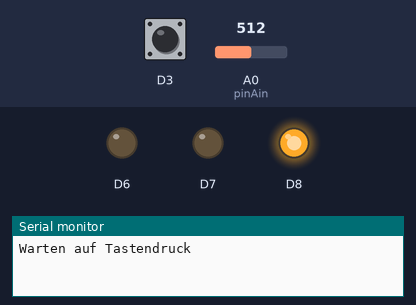
Simulated run of this sketch. Board: ESP8266 (Wemos D1 mini). On the bench: output pins drawn as LEDs (lit = HIGH), the last lines printed to the serial monitor. The test bench sets the inputs (shaded band); at power-on: D3 HIGH, A0 (pinAin) = 512.

Above: at 1.2 s.
1.3 s: D3 driven LOW
At 2.6 s:
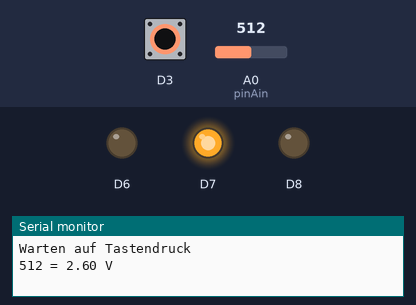
At 4.1 s:
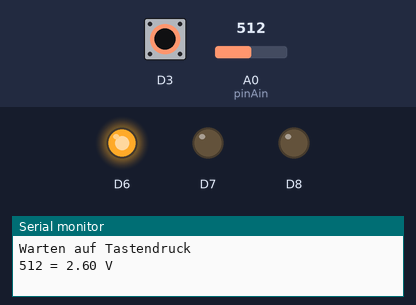
4.3 s: D3 pulsed HIGH 5 times (0.12 s each, 0.3 s apart)
At 6.4 s:
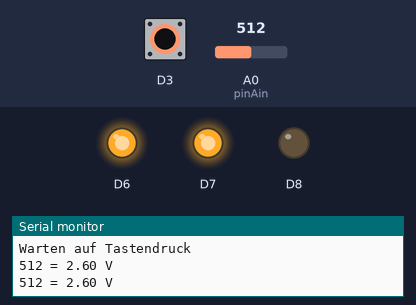
Timing chart, 0 to 8.8 s (numbered marks = the images above; inputs shaded):
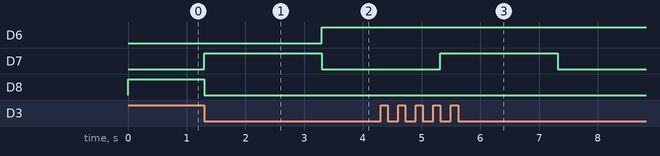

The sketch:

D1_oop22_powerOff_ain_buttonD3.ino
```cpp
//_____D1_oop22_powerOff_ain_buttonD3.ino_____171021-171021_____
// Hardware:
// (1) WeMos D1 mini
// (2) D1_OnOff shield
// (3) D1 mini 1-button shield
// *****Function of D1_OnOff shield*****************************
// When the SET button S1 on D1_OnOff shield is pressed,
// a bipolar relay is set and the power remains switched on even
// when button S1 is released [pin D6 must be switched off (0)].
// The LED lights red.
// When button D3 is pressed, the supply voltage is measured,
// sent to Serial and supply voltage is switched off.
// Important: supply voltage by D1_OnOff shield! (Not by USB)

#include "D1_class_Din.h"
#include "D1_class_Dout.h"
Din   pin_button(D3);             // Button for power off
Dout  pin_relay(D6);              // D6=1: reset relay (off)
Dout  led_green(D7);              // green led @ D1_OnOff shield
Dout  led_red(D8);                // red led @ D1_OnOff shield
const int pinAin=A0;              // analog input pin
const float ain_x2=1023, ain_y2=5.195, ain_x1=0, ain_y1=0;
const float ain_k=(ain_y2-ain_y1)/(ain_x2-ain_x1);
const float ain_d=(ain_x2*ain_y1-ain_x1*ain_y2)/(ain_x2-ain_x1);

//_____setup____________________________________________________
void setup()
{
 //-----init output pins----------------------------------------
 pin_relay.off();                 // let relay be set (external)
 led_green.off();                 // +
 led_red.on();                    // + led = red
 //-----init Serial---------------------------------------------
 Serial.begin(9600); Serial.println("\nWarten auf Tastendruck");
}

//_____main loop________________________________________________
void loop()
{
 if(pin_button.is_falling_edge())
 {
  led_green.on();                  // + led = green
  led_red.off();                   // +
  //-----read analog in, convert to voltage and send to Serial--
  int ain1023=analogRead(pinAin);  // analog in value (0..1023)
  float voltage=ain_k*ain1023 + ain_d;
  String s1=String(ain1023)+" = "+String(voltage)+" V";
  Serial.println(s1);             // send to Serial
  delay(2000);                    // wait 2sec
  //-----turn power off-----------------------------------------
  pin_relay.on();                 // reset relay (power off)
  led_green.off();                // led = off
  led_red.off();                  // led = off
  delay(2000);                    // just for safety reasons
 }
}
```

D1_class_Din.h
```cpp
//_____D1_class_Din.h_________________________170402-170402_____
// D1 mini class for digital input e.g. a button.
//    Default is D3 (=GPIO0)
#ifndef D1_CLASS_DIN_H
#define D1_CLASS_DIN_H

class Din {
private:
 void setup(int num);
 int din_num;
 int din_old;
 int last_edge;

public:
 Din();
 Din(int num);
 int  get(void);
 bool isPressed(void);
 bool is_falling_edge(void);
 bool is_rising_edge(void);
};

//_____constructor (default button is D3)_______________________
Din::Din() { setup(D3); }

//_____constructor with button number (=GPIO)___________________
Din::Din(int num) { setup(num); }

//_____setup io_________________________________________________
void Din::setup(int num)
{
 din_num=num;                     // set input number
 pinMode(din_num, INPUT);         // set io to input
 din_old=this->get();             // get first value
 last_edge=0;                     // 0=no, 1=rising, 2=falling
}

//_____get input value__________________________________________
int Din::get(void) {
 int val_ = digitalRead(din_num);
 if((val_==1)&&(din_old==0)) last_edge=1;
 if((val_==0)&&(din_old==1)) last_edge=2;
 din_old=val_;
 return val_;
}

//_____get input value and return true, if button pressed (0V)__
bool Din::isPressed(void) {
 if(this->get()==0) return true;
 return false;
}

//_____detect button pressed____________________________________
bool Din::is_falling_edge(void)
{
 this->get();
 if(last_edge==2) { last_edge=0; return true; }
 return false;
}

//_____detect button released___________________________________
bool Din::is_rising_edge(void)
{
 this->get();
 if(last_edge==1) { last_edge=0; return true; }
 return false;
}
#endif
```

D1_class_Dout.h
```cpp
//_____D1_class_Dout.h________________________170402-170402_____
// D1 mini class for digital output, e.g. leds.
// Default is blue led (D4=GPIO2), not inverted output (0->0V)
#ifndef D1_CLASS_DOUT_H
#define D1_CLASS_DOUT_H

class Dout {
 private:
  int  dout_num;
  bool invert_;
 private:
  void setup(int num, bool invert);
 public:
  Dout();
  Dout(int num);
  Dout(int num, bool invert);
  void set(int val);
  void on(void);
  void off(void);
};

//_____constructor (default button is D3)_______________________
Dout::Dout() { setup(D4,false); }

//_____constructor with button number (=GPIO)___________________
Dout::Dout(int num) { setup(num,false); }

//_____constructor with button number and invert________________
Dout::Dout(int num, bool invert) { setup(num,invert); }

//_____setup output pin_________________________________________
void Dout::setup(int num, bool invert)
{
 this->invert_=invert;
 dout_num=num;
 pinMode(dout_num, OUTPUT);        // set io to output
 this->off();
}

//_____set led io_______________________________________________
void Dout::set(int val)
{
 int val_=val;
 if(val_!=0) val_=1;
 if(invert_) val_=1-val_;
 digitalWrite(dout_num, val_);
}

//_____switch led on____________________________________________
void Dout::on(void)  { this->set(1); }

//_____switch led off___________________________________________
void Dout::off(void) { this->set(0); }
#endif
```

Measured:
- after the input at 1.3 s, D6: LOW → HIGH after 2.0 s; D7: LOW → HIGH at once, → LOW 2.0 s later; D8: HIGH → LOW at once
- after the input at 4.3 s, D7: LOW → HIGH after 1.0 s, → LOW 2.0 s later
